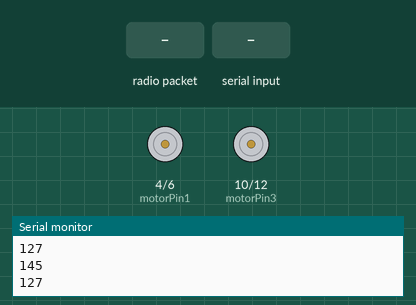
Bench run of a sketch on a simulated Arduino Uno, built with avr-gcc and run on an emulated ATmega328P. Shown: motor-driver pin pairs drawn as motors (green arrow = first pin HIGH = forward, orange = second pin HIGH = backward, longer = more drive, scaled by the enable pin), the last lines printed to the serial monitor. The test bench sets the inputs (shaded band). No radio packets arrive unless stated.

Above: at 1.2 s.
1.3 s: radio packet "f" arrives
At 1.7 s:
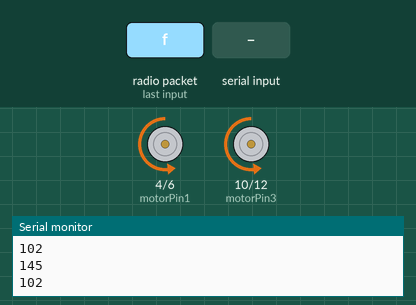
2.8 s: "R" received over Serial
At 3.9 s:
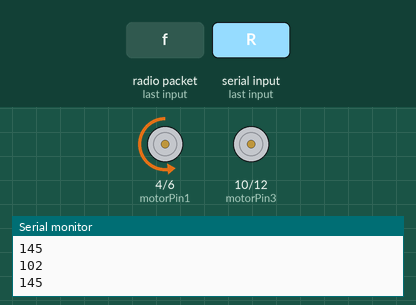
4.3 s: radio packet "l" arrives
At 5.0 s:
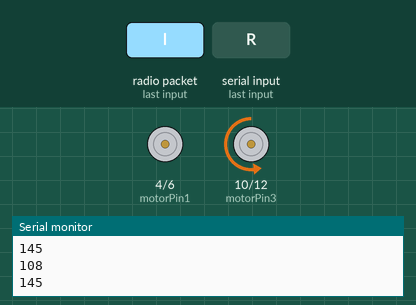
5.8 s: "G" received over Serial
At 6.4 s:
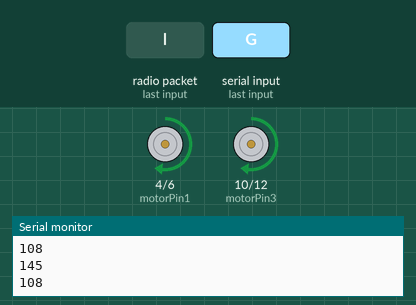
7.3 s: radio packet "r" arrives
At 8.5 s:
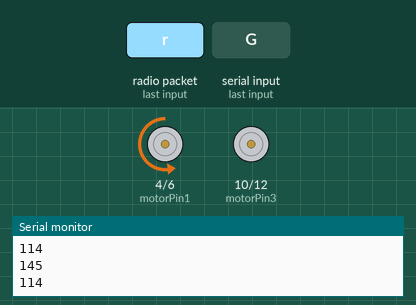
8.8 s: radio packet "g" arrives
At 9.7 s:
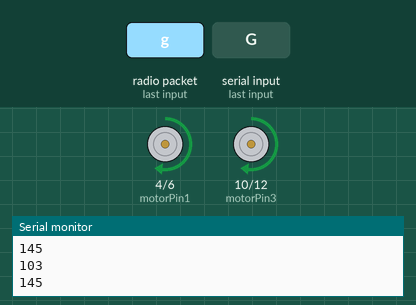
Timing chart, 0 to 11.3 s (numbered marks = the images above; inputs shaded):
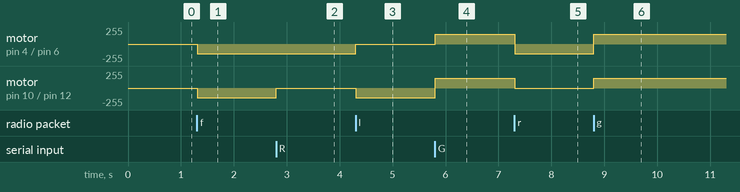

The sketch:

rf_follower.ino
```cpp
//   C++ Codes on Arduino IDE    //
//     Bluetooth-based Rover     //
//    Robotics Final Project     //
//    Reciever-Follower Module   //

#include <Wire.h>
#include <VirtualWire.h>

// Setting up some variables
const int motorPin1 = 4;   // Purple colour / Represents backward (alone & backward) right
const int motorPin2 = 6;   // WP Red / Represents forward (alone & forward) left
const int motorPin3 = 10;  // Red color / Represents forward (alone & forward right
const int motorPin4 = 12;  // Orange colour / Represents backward (alone & reverse alone
// Can Change depending on how circuit is connected and Wiring is done

const int speedPin1 = 3;  // Red color / Represents forward (alone & forward right
const int speedPin2 = 5;  // Orange colour / Represents backward (alone & reverse alone

const int RfRxPin = 11;

char rfInput;  // Stores the input coming from the RF
char *data;

const int speed = 145;

void setup() {
  Serial.begin(9600);
  // Setting all the input and the output pins
  pinMode(motorPin1, OUTPUT);
  pinMode(motorPin2, OUTPUT);
  pinMode(motorPin3, OUTPUT);
  pinMode(motorPin4, OUTPUT);

  pinMode(speedPin1, OUTPUT);
  pinMode(speedPin2, OUTPUT);

  analogWrite(speedPin1, speed);
  analogWrite(speedPin2, speed);

  vw_set_rx_pin(RfRxPin);
  vw_setup(2000);
  pinMode(RfRxPin, INPUT);
  vw_rx_start();

  stop();
}

void loop() {
  uint8_t buf[VW_MAX_MESSAGE_LEN];
  uint8_t buflen = VW_MAX_MESSAGE_LEN;
  Serial.println(buf[0]);
  Serial.println(speed);

  if (vw_get_message(buf, &buflen)) {

    if (buf[0] == 'f') {
      forward();
      // delay(speed*10);
    } else if (buf[0] == 'r') {
      right();
    } else if (buf[0] == 'l') {
      left();
    } else if (buf[0] == 'g') {
      backward();
    } else if (buf[0] == 's') {
      stop();
    }
  }
  if (Serial.available()) {
    char command = Serial.read();

    if (command == 'F') {
      forward();
    } else if (command == 'R') {
      right();
    } else if (command == 'L') {
      left();
    } else if (command == 'G') {
      backward();
    } else if (command == 'S') {
      stop();
    }
  }
}

void stop() {
  digitalWrite(motorPin1, LOW);
  digitalWrite(motorPin2, LOW);
  digitalWrite(motorPin3, LOW);
  digitalWrite(motorPin4, LOW);
}

void right() {
  digitalWrite(motorPin1, LOW);
  digitalWrite(motorPin2, HIGH);
  digitalWrite(motorPin3, LOW);
  digitalWrite(motorPin4, LOW);
}

void left() {
  digitalWrite(motorPin1, LOW);
  digitalWrite(motorPin2, LOW);
  digitalWrite(motorPin3, LOW);
  digitalWrite(motorPin4, HIGH);
}
void forward() {
  digitalWrite(motorPin1, LOW);
  digitalWrite(motorPin2, HIGH);
  digitalWrite(motorPin3, LOW);
  digitalWrite(motorPin4, HIGH);
}

void backward() {
  digitalWrite(motorPin1, HIGH);
  digitalWrite(motorPin2, LOW);
  digitalWrite(motorPin3, HIGH);
  digitalWrite(motorPin4, LOW);
}
```

Measured:
- after the input at 1.3 s, motor on pin 4 (motorPin1) / pin 6 (motorPin2), motor on pin 10 (motorPin3) / pin 12 (motorPin4): stopped → backward 145/255 at once
- after the input at 2.8 s, motor on pin 10 (motorPin3) / pin 12 (motorPin4): backward 145/255 → stopped at once
- after the input at 4.3 s, motor on pin 4 (motorPin1) / pin 6 (motorPin2): backward 145/255 → stopped at once; motor on pin 10 (motorPin3) / pin 12 (motorPin4): stopped → backward 145/255 at once
- after the input at 5.8 s, motor on pin 4 (motorPin1) / pin 6 (motorPin2): stopped → forward 145/255 at once; motor on pin 10 (motorPin3) / pin 12 (motorPin4): backward 145/255 → forward 145/255 at once
- after the input at 7.3 s, motor on pin 4 (motorPin1) / pin 6 (motorPin2): forward 145/255 → backward 145/255 at once; motor on pin 10 (motorPin3) / pin 12 (motorPin4): forward 145/255 → stopped at once
- after the input at 8.8 s, motor on pin 4 (motorPin1) / pin 6 (motorPin2): backward 145/255 → forward 145/255 at once; motor on pin 10 (motorPin3) / pin 12 (motorPin4): stopped → forward 145/255 at once
